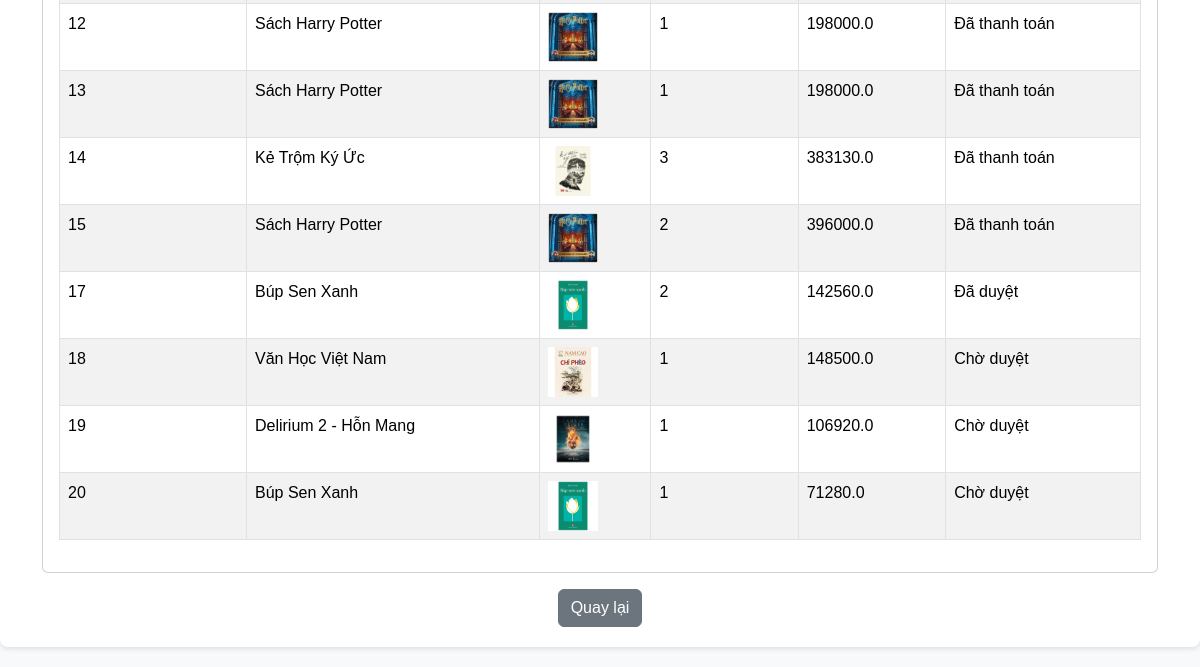
Page /admin/user/2 (signed in, lower part) on the earlier database version.
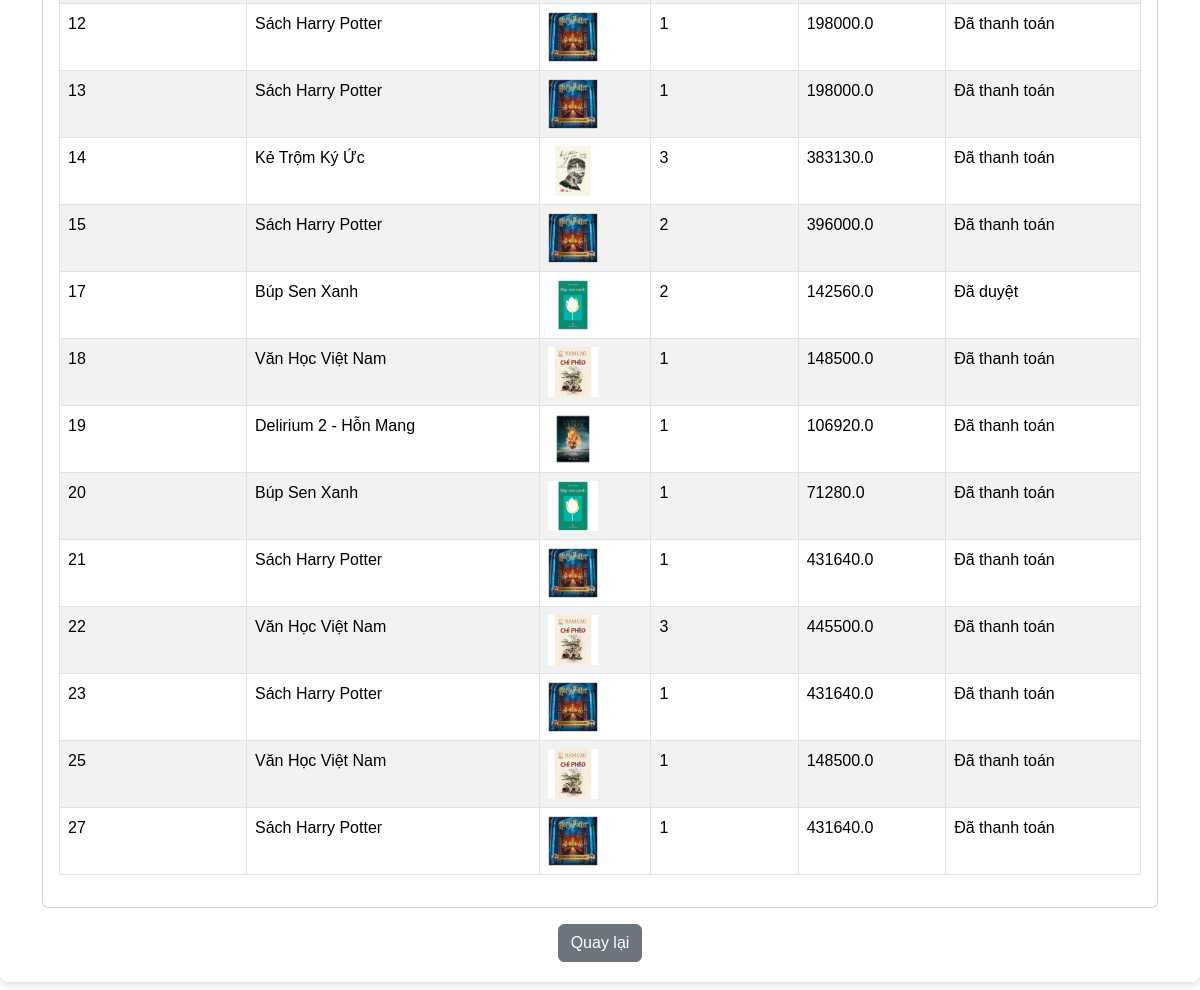
Same page on the later database version.
### app/models.py (models this page shows)
class Order(db.Model):
    id = db.Column(db.Integer, primary_key=True, autoincrement=True)
    user_id = db.Column(db.Integer, db.ForeignKey('user.id'), nullable=False)
    product_id = db.Column(db.Integer, db.ForeignKey('product.id'), nullable=False)
    quantity = db.Column(db.Integer, nullable=False)
    total_price = db.Column(db.Float, nullable=False)
    status = db.Column(db.String(50), default='Chờ duyệt')
    user = db.relationship('User', backref='orders')
    product = db.relationship('Product', backref='orders')

class Product(db.Model):
    id = db.Column(db.Integer, primary_key=True)
    name = db.Column(db.String(100), nullable=False)
    price = db.Column(db.Float, nullable=False)
    discount = db.Column(db.Float, default=0.0)
    image = db.Column(db.String(200), nullable=True)
    description = db.Column(db.String(500), nullable=True)
    category = db.Column(db.String(50), nullable=False)

### app/routes/admin.py (the view)
    @app.route('/admin/user/<int:user_id>')
    def view_user(user_id):
        if not is_admin():
            flash('Bạn không có quyền truy cập trang này.')
            return redirect(url_for('login'))
        user = User.query.get_or_404(user_id)
        orders = Order.query.filter_by(user_id=user.id).all()
        return render_template('admin/view_user.html', user=user, orders=orders)

### app/templates/admin/view_user.html (shortened to what this page needs)
{% extends "admin/admin_base.html" %}
{% block content %}
    <div class="container">
        <div class="card">
            <div class="card-body">
                {% if orders %}
                    <table class="table table-striped table-bordered">
                        <tbody>
                            {% for order in orders %}
                            <tr>
                                <td>{{ order.id }}</td>
                                <td>{{ order.product.name }}</td>
                                <td>{% if order.product.image %}<img src="{{ url_for('static', filename='image/' + order.product.image) }}" alt="{{ order.product.name }}" class="img-fluid" style="max-width: 50px;">{% endif %}</td>
                                <td>{{ order.quantity }}</td>
                                <td>{{ order.total_price }}</td>
                                <td>{{ order.status }}</td>
                            </tr>
                            {% endfor %}
                        </tbody>
                    </table>
                {% else %}
                    <p class="text-center">Người dùng này chưa có đơn hàng.</p>
                {% endif %}
            </div>
        </div>
        <div class="mt-3 text-center">
            <a href="{{ url_for('manage_users') }}" class="btn btn-secondary">Quay lại</a>
        </div>
    </div>
{% endblock %}

Differences in the rows shown:
changed Order id 18: status "Chờ duyệt" → "Đã thanh toán"
changed Order "Delirium 2 - Hỗn Mang": status "Chờ duyệt" → "Đã thanh toán"
changed Order id 20: status "Chờ duyệt" → "Đã thanh toán"
added Order: id "21", product.name "Sách Harry Potter", image (picture), quantity "1", total_price "431640.0", status "Đã thanh toán"
added Order: id "22", product.name "Văn Học Việt Nam", image (picture), quantity "3", total_price "445500.0", status "Đã thanh toán"
added Order: id "23", product.name "Sách Harry Potter", image (picture), quantity "1", total_price "431640.0", status "Đã thanh toán"
added Order: id "25", product.name "Văn Học Việt Nam", image (picture), quantity "1", total_price "148500.0", status "Đã thanh toán"
added Order: id "27", product.name "Sách Harry Potter", image (picture), quantity "1", total_price "431640.0", status "Đã thanh toán"
